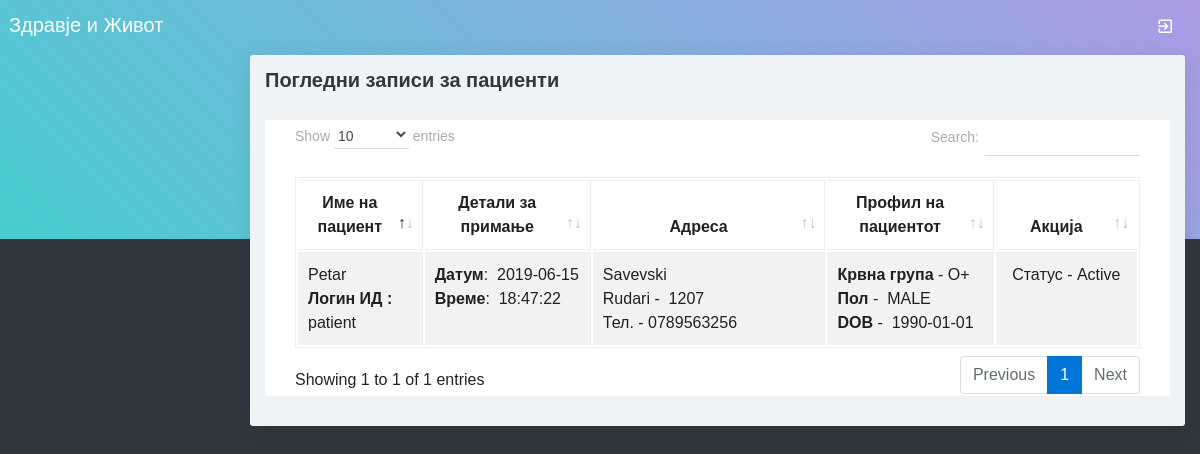
The page /viewpatient.php on the database its author committed.
### tables this page shows
CREATE TABLE `patient` (
  `patientid` int(10) NOT NULL,
  `patientname` varchar(50) NOT NULL,
  `admissiondate` date NOT NULL,
  `admissiontime` time NOT NULL,
  `address` varchar(250) NOT NULL,
  `mobileno` varchar(15) NOT NULL,
  `city` varchar(25) NOT NULL,
  `pincode` varchar(20) NOT NULL,
  `loginid` varchar(50) NOT NULL,
  `password` varchar(25) NOT NULL,
  `bloodgroup` varchar(20) NOT NULL,
  `gender` varchar(10) NOT NULL,
  `dob` date NOT NULL,
  `status` varchar(10) NOT NULL
);

### viewpatient.php (the view, shortened to what this page needs)
<?php
include("adformheader.php");
include("dbconnection.php");
?>
<div class="container-fluid">
  <div class="block-header">
    <h2>Погледни записи за пациенти</h2>
  </div>
<div class="card">
  <section class="container">
    <table class="table table-bordered table-striped table-hover js-basic-example dataTable">
      <thead>
        <tr>
          <th width="15%" height="36"><div align="center">Име на пациент</div></th>
          <th width="20%"><div align="center">Детали за примање</div></th>
          <th width="28%"><div align="center">Адреса</div></th>
          <th width="20%"><div align="center">Профил на пациентот</div></th>
          <th width="17%"><div align="center">Акција</div></th>
        </tr>
      </thead>
      <tbody>
       <?php
       $sql ="SELECT * FROM patient";
       $qsql = mysqli_query($con,$sql);
       while($rs = mysqli_fetch_array($qsql))
       {
        echo "<tr>
        <td>$rs[patientname]<br>
        <strong>Логин ИД :</strong> $rs[loginid] </td>
        <td>
        <strong>Датум</strong>: &nbsp;$rs[admissiondate]<br>
        <strong>Време</strong>: &nbsp;$rs[admissiontime]</td>
        <td>$rs[address]<br>$rs[city] -  &nbsp;$rs[pincode]<br>
        Тел. - $rs[mobileno]</td>
        <td><strong>Крвна група</strong> - $rs[bloodgroup]<br>
        <strong>Пол</strong> - &nbsp;$rs[gender]<br>
        <strong>DOB</strong> - &nbsp;$rs[dob]</td>
        <td align='center'>Статус - $rs[status] <br>";
        echo "</td></tr>";
      }
      ?>
    </tbody>
  </table>
</section>
</div>
</div>
<?php
include("adformfooter.php");
?>

### rows shown on the page
patient: patientname "Petar", loginid "patient", admissiondate "2019-06-15", admissiontime "18:47:22", address "Savevski", city "Rudari", pincode "1207", mobileno "0789563256", bloodgroup "O+", gender "MALE", dob "1990-01-01", status "Active"
